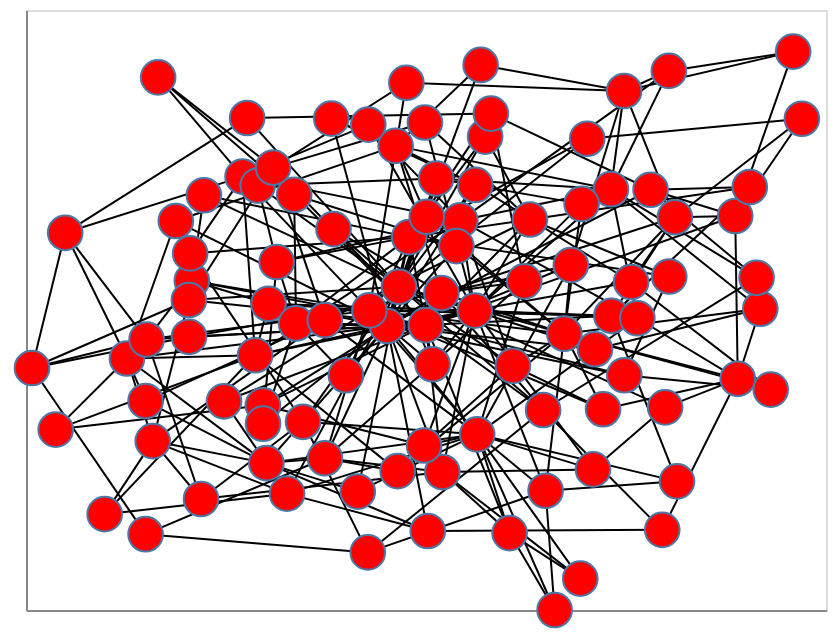

Notebook source saved alongside this figure:
### Code cell
# let's look at the social network
# Compute positions for viz.
pos = nx.spring_layout(robotsocial)

# Draw the graph using Altair
viz = nxa.draw_networkx(robotsocial, pos=pos,node_tooltip='label:N')

viz

# this particular network is somewhat messy but there is still a core. We might want to prioritize 
# well connected nodes that expire early

### Figure 1 — Vega-Lite specification as saved in the notebook (floating-point values rounded to 4 significant figures; data arrays with more than 128 entries replaced by an {"elided": "..."} marker saying what was removed)
{"config": {"view": {"continuousWidth": 400, "continuousHeight": 300}}, "layer": [{"data": {"name": "data-d740dad69a64ce3156a81060fee08708"}, "mark": {"type": "line", "color": "black", "opacity": 1, "strokeWidth": 1}, "encoding": {"detail": {"type": "quantitative", "field": "edge"}, "x": {"type": "quantitative", "axis": {"grid": false, "labels": false, "ticks": false, "title": ""}, "field": "x"}, "y": {"type": "quantitative", "axis": {"grid": false, "labels": false, "ticks": false, "title": ""}, "field": "y"}}}, {"data": {"name": "data-70ee178fbf6149cc565539b49d3c9c14"}, "mark": {"type": "point", "fill": "red", "opacity": 1, "size": 300, "strokeWidth": 1.0}, "encoding": {"tooltip": {"type": "nominal", "field": "label"}, "x": {"type": "quantitative", "axis": {"grid": false, "labels": false, "ticks": false}, "field": "x"}, "y": {"type": "quantitative", "axis": {"grid": false, "labels": false, "ticks": false}, "field": "y"}}}], "$schema": "https://vega.github.io/schema/vega-lite/v4.8.1.json", "datasets": {"data-d740dad69a64ce3156a81060fee08708": {"elided": "578 records"}, "data-70ee178fbf6149cc565539b49d3c9c14": [{"label": "0", "x": -0.3991, "y": -0.5104}, {"label": "1", "x": 0.1218, "y": -0.002107}, {"label": "2", "x": -0.06767, "y": 0.07728}, {"label": "3", "x": -0.0971, "y": -0.05339}, {"label": "4", "x": 0.01647, "y": -0.1807}, {"label": "5", "x": -0.4272, "y": -0.1507}, {"label": "6", "x": -0.2527, "y": -0.4942}, {"label": "7", "x": -0.3938, "y": 0.02057}, {"label": "8", "x": -0.1414, "y": -0.001271}, {"label": "9", "x": -0.04197, "y": 0.2429}, {"label": "10", "x": 0.08587, "y": 0.2986}, {"label": "11", "x": 0.04094, "y": -0.5403}, {"label": "12", "x": -0.0004486, "y": -0.05036}, {"label": "13", "x": 0.001925, "y": 0.3108}, {"label": "14", "x": 0.128, "y": -0.4145}, {"label": "15", "x": 0.209, "y": -0.7437}, {"label": "16", "x": 0.3459, "y": -0.07895}, {"label": "17", "x": 0.07601, "y": 0.213}, {"label": "18", "x": 0.4635, "y": -0.01939}, {"label": "19", "x": 0.3856, "y": -0.8956}, {"label": "20", "x": 0.2172, "y": -0.1863}, {"label": "21", "x": -0.4587, "y": 0.4446}, {"label": "22", "x": -0.3249, "y": -0.04475}, {"label": "23", "x": 0.362, "y": 0.15}, {"label": "24", "x": 0.4427, "y": -0.3309}, {"label": "25", "x": -0.3474, "y": -0.6121}, {"label": "26", "x": 0.5283, "y": -0.02752}, {"label": "27", "x": 0.03853, "y": 0.05648}, {"label": "28", "x": -0.5855, "y": 0.09756}, {"label": "29", "x": -0.004894, "y": -0.4515}, {"label": "30", "x": 0.2597, "y": 0.3017}, {"label": "31", "x": 0.2457, "y": 0.09546}, {"label": "32", "x": 0.4624, "y": 0.4027}, {"label": "33", "x": -0.07585, "y": 0.547}, {"label": "34", "x": 0.0254, "y": 0.4385}, {"label": "35", "x": 0.7794, "y": -0.2294}, {"label": "36", "x": 0.6222, "y": 0.3092}, {"label": "37", "x": -0.4078, "y": -0.3173}, {"label": "38", "x": 0.00444, "y": -0.7367}, {"label": "39", "x": 0.1478, "y": 0.578}, {"label": "40", "x": 0.389, "y": 0.3538}, {"label": "41", "x": -0.07085, "y": -0.5372}, {"label": "42", "x": 0.299, "y": -0.6024}, {"label": "43", "x": 0.8357, "y": 0.004311}, {"label": "44", "x": 0.1233, "y": 0.4169}, {"label": "45", "x": -0.3296, "y": 0.3843}, {"label": "46", "x": 0.7731, "y": 0.3134}, {"label": "47", "x": 0.6275, "y": -0.5712}, {"label": "48", "x": 0.5128, "y": 0.09335}, {"label": "49", "x": 0.2928, "y": -0.3334}, {"label": "50", "x": -0.7476, "y": -0.1618}, {"label": "51", "x": -0.3734, "y": 0.16}, {"label": "52", "x": -0.5049, "y": -0.3044}, {"label": "53", "x": 0.8618, "y": -0.2654}, {"label": "54", "x": -0.2312, "y": 0.2695}, {"label": "55", "x": -0.6832, "y": -0.437}, {"label": "56", "x": 0.4958, "y": -0.2174}, {"label": "57", "x": -0.6985, "y": -0.0984}, {"label": "58", "x": -0.4207, "y": 0.4148}, {"label": "59", "x": -0.2531, "y": -0.03362}, {"label": "60", "x": 0.4954, "y": 0.73}, {"label": "61", "x": 0.6072, "y": 0.797}, {"label": "62", "x": -0.1443, "y": 0.618}, {"label": "63", "x": 0.9178, "y": 0.8612}, {"label": "64", "x": -0.5928, "y": 0.0332}, {"label": "65", "x": 0.8265, "y": 0.1072}, {"label": "66", "x": 0.1366, "y": 0.8169}, {"label": "67", "x": 0.403, "y": 0.5709}, {"label": "68", "x": -0.902, "y": 0.2573}, {"label": "69", "x": -0.4074, "y": -0.379}, {"label": "70", "x": 0.4225, "y": -0.131}, {"label": "71", "x": -0.5625, "y": -0.63}, {"label": "72", "x": -0.3074, "y": -0.3727}, {"label": "73", "x": -0.1456, "y": -0.808}, {"label": "74", "x": 0.5614, "y": 0.4008}, {"label": "75", "x": -0.3823, "y": 0.4748}, {"label": "76", "x": -0.985, "y": -0.1934}, {"label": "77", "x": -0.2003, "y": -0.2177}, {"label": "78", "x": -0.6254, "y": 0.2966}, {"label": "79", "x": 0.5906, "y": -0.7329}, {"label": "80", "x": -0.701, "y": -0.3035}, {"label": "81", "x": 0.1621, "y": 0.6546}, {"label": "82", "x": 0.6081, "y": 0.1116}, {"label": "83", "x": 0.4175, "y": -0.5314}, {"label": "84", "x": -0.002685, "y": 0.6249}, {"label": "85", "x": 0.9397, "y": 0.6376}, {"label": "86", "x": -0.4472, "y": 0.6398}, {"label": "87", "x": -0.701, "y": -0.7473}, {"label": "88", "x": -0.2369, "y": 0.6378}, {"label": "89", "x": -0.5552, "y": 0.3824}, {"label": "90", "x": 0.3215, "y": -1.0}, {"label": "91", "x": 0.8094, "y": 0.4101}, {"label": "92", "x": -0.6697, "y": 0.7755}, {"label": "93", "x": -0.9257, "y": -0.3987}, {"label": "94", "x": -0.5924, "y": -0.08939}, {"label": "95", "x": -0.04911, "y": 0.7575}, {"label": "96", "x": -0.5896, "y": 0.1886}, {"label": "97", "x": -0.8033, "y": -0.6805}, {"label": "98", "x": 0.5978, "y": -0.3245}, {"label": "99", "x": -0.1706, "y": -0.6054}]}}
